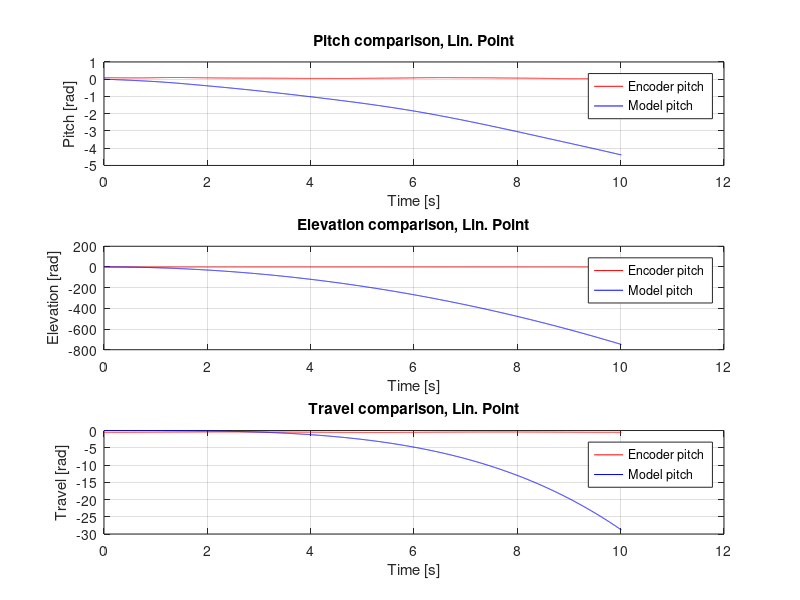
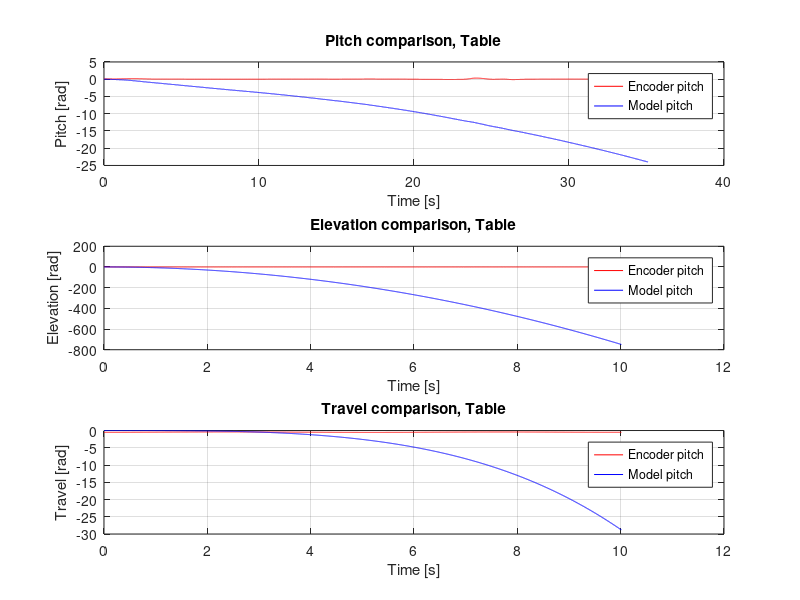

Recreate these plots in MATLAB, in order.
%% start at linearisation point

model_vs_encoder_linpoint = load('model_vs_encoder_linpoint');
model_vs_encoder_linpoint_vals = model_vs_encoder_linpoint.model_vs_encoder;

timestamp = model_vs_encoder_linpoint_vals(1,:);
model_p = model_vs_encoder_linpoint_vals(2,:);
model_e = model_vs_encoder_linpoint_vals(3,:);
model_lambda = model_vs_encoder_linpoint_vals(4,:);
encoder_p = model_vs_encoder_linpoint_vals(5,:);
encoder_e = model_vs_encoder_linpoint_vals(6,:);
encoder_lambda = model_vs_encoder_linpoint_vals(7,:);

figure(1);
x_start = 0;
x_stop = 120;

%plot pitch rate
subplot(3,1,1);

plot(timestamp, encoder_p,'r');
hold on;
plot(timestamp, model_p,'b');
grid on;
xlabel('Time [s]');
ylabel('Pitch [rad]');
l = legend('Encoder pitch','Model pitch');
%xlim([x_start, x_stop]);
title('Pitch comparison, Lin. Point');

%plot elevation
subplot(3,1,2);

plot(timestamp, encoder_e,'r');
hold on;
plot(timestamp, model_e,'b');
grid on;
xlabel('Time [s]');
ylabel('Elevation [rad]');
l = legend('Encoder pitch','Model pitch');
%xlim([x_start, x_stop]);
title('Elevation comparison, Lin. Point');

%plot lambda
subplot(3,1,3);

plot(timestamp, encoder_lambda,'r');
hold on;
plot(timestamp, model_lambda,'b');
grid on;
xlabel('Time [s]');
ylabel('Travel [rad]');
l = legend('Encoder pitch','Model pitch');
%xlim([x_start, x_stop]);
title('Travel comparison, Lin. Point');

%% start on table

model_vs_encoder_table = load('model_vs_encoder_table');
model_vs_encoder_table_vals = model_vs_encoder_table.model_vs_encoder;

timestamp_t = model_vs_encoder_table_vals(1,:);
model_p_t = model_vs_encoder_table_vals(2,:);
model_e_t = model_vs_encoder_table_vals(3,:);
model_lambda_t = model_vs_encoder_table_vals(4,:);
encoder_p_t = model_vs_encoder_table_vals(5,:);
encoder_e_t = model_vs_encoder_table_vals(6,:);
encoder_lambda_t = model_vs_encoder_table_vals(7,:);

figure(2);
x_start = 0;
x_stop = 120;

%plot pitch rate
subplot(3,1,1);

plot(timestamp_t, encoder_p_t,'r');
hold on;
plot(timestamp_t, model_p_t,'b');
grid on;
xlabel('Time [s]');
ylabel('Pitch [rad]');
l = legend('Encoder pitch','Model pitch');
%xlim([x_start, x_stop]);
title('Pitch comparison, Table');

%plot elevation
subplot(3,1,2);

plot(timestamp, encoder_e,'r');
hold on;
plot(timestamp, model_e,'b');
grid on;
xlabel('Time [s]');
ylabel('Elevation [rad]');
l = legend('Encoder pitch','Model pitch');
%xlim([x_start, x_stop]);
title('Elevation comparison, Table');

%plot lambda
subplot(3,1,3);

plot(timestamp, encoder_lambda,'r');
hold on;
plot(timestamp, model_lambda,'b');
grid on;
xlabel('Time [s]');
ylabel('Travel [rad]');
l = legend('Encoder pitch','Model pitch');
%xlim([x_start, x_stop]);
title('Travel comparison, Table');
